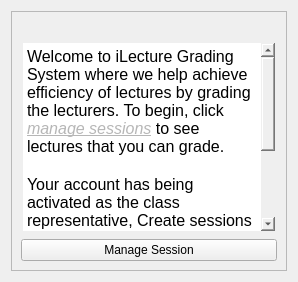
          <widget class="QWidget" name="cr_home">
           <layout class="QVBoxLayout" name="verticalLayout_16">
            <item>
             <widget class="QFrame" name="frame_6">
              <property name="frameShape">
               <enum>QFrame::StyledPanel</enum>
              </property>
              <property name="frameShadow">
               <enum>QFrame::Raised</enum>
              </property>
              <layout class="QVBoxLayout" name="verticalLayout_14">
               <item>
                <widget class="QLabel" name="label_12">
                 <property name="text">
                  <string/>
                 </property>
                 <property name="pixmap">
                  <pixmap>:/futminna</pixmap>
                 </property>
                 <property name="alignment">
                  <set>Qt::AlignCenter</set>
                 </property>
                </widget>
               </item>
               <item>
                <widget class="QTextBrowser" name="textBrowser_136">
                 <property name="styleSheet">
                  <string notr="true">border: 2px dashed #efefef;</string>
                 </property>
                 <property name="html">
                  <string>&lt;!DOCTYPE HTML PUBLIC &quot;-//W3C//DTD HTML 4.0//EN&quot; &quot;http://www.w3.org/TR/REC-html40/strict.dtd&quot;&gt;
&lt;html&gt;&lt;head&gt;&lt;meta name=&quot;qrichtext&quot; content=&quot;1&quot; /&gt;&lt;style type=&quot;text/css&quot;&gt;
p, li { white-space: pre-wrap; }
&lt;/style&gt;&lt;/head&gt;&lt;body style=&quot; font-family:'MS Shell Dlg 2'; font-size:8.25pt; font-weight:400; font-style:normal;&quot;&gt;
&lt;p style=&quot; margin-top:0px; margin-bottom:0px; margin-left:0px; margin-right:0px; -qt-block-indent:0; text-indent:0px;&quot;&gt;&lt;img src=&quot;:/home&quot; /&gt;&lt;span style=&quot; font-family:'Comic Sans MS'; font-size:12pt;&quot;&gt;Welcome to iLecture Grading System where we help achieve efficiency of lectures by grading the lecturers. To begin, click&lt;/span&gt;&lt;span style=&quot; font-family:'Comic Sans MS'; font-size:12pt; font-style:italic; text-decoration: underline; color:#919191;&quot;&gt; &lt;/span&gt;&lt;span style=&quot; font-family:'Comic Sans MS'; font-size:12pt;&quot;&gt; &lt;/span&gt;&lt;span style=&quot; font-family:'Comic Sans MS'; font-size:12pt; font-style:italic; text-decoration: underline; color:#b6b6b6;&quot;&gt;manage sessions&lt;/span&gt;&lt;span style=&quot; font-family:'Comic Sans MS'; font-size:12pt;&quot;&gt; to see lectures that you can grade.&lt;/span&gt;&lt;/p&gt;
&lt;p style=&quot;-qt-paragraph-type:empty; margin-top:0px; margin-bottom:0px; margin-left:0px; margin-right:0px; -qt-block-indent:0; text-indent:0px; font-family:'Comic Sans MS'; font-size:12pt;&quot;&gt;&lt;br /&gt;&lt;/p&gt;
&lt;p style=&quot; margin-top:0px; margin-bottom:0px; margin-left:0px; margin-right:0px; -qt-block-indent:0; text-indent:0px;&quot;&gt;&lt;span style=&quot; font-family:'Comic Sans MS'; font-size:12pt;&quot;&gt;Your account has being activated as the class representative, Create sessions for others to grade, lets make our lectures efficient.&lt;/span&gt;&lt;/p&gt;
&lt;p style=&quot;-qt-paragraph-type:empty; margin-top:0px; margin-bottom:0px; margin-left:0px; margin-right:0px; -qt-block-indent:0; text-indent:0px; font-family:'Comic Sans MS'; font-size:12pt;&quot;&gt;&lt;br /&gt;&lt;/p&gt;
&lt;p align=&quot;justify&quot; style=&quot; margin-top:0px; margin-bottom:0px; margin-left:0px; margin-right:0px; -qt-block-indent:0; text-indent:0px;&quot;&gt;&lt;span style=&quot; font-family:'Comic Sans MS'; font-size:12pt;&quot;&gt;For issues, contact our support team at:&lt;/span&gt;&lt;/p&gt;
&lt;p align=&quot;justify&quot; style=&quot; margin-top:0px; margin-bottom:0px; margin-left:0px; margin-right:0px; -qt-block-indent:0; text-indent:0px;&quot;&gt;&lt;span style=&quot; font-family:'Comic Sans MS'; font-size:12pt;&quot;&gt;	 &lt;/span&gt;&lt;span style=&quot; font-family:'Comic Sans MS'; font-size:12pt; font-weight:600; font-style:italic; text-decoration: underline; color:#dbddd8;&quot;&gt;iLectureGS@support.com&lt;/span&gt;&lt;/p&gt;&lt;/body&gt;&lt;/html&gt;</string>
                 </property>
                </widget>
               </item>
               <item>
                <widget class="QPushButton" name="manageSessionBtn">
                 <property name="text">
                  <string>Manage Session</string>
                 </property>
                </widget>
               </item>
              </layout>
             </widget>
            </item>
           </layout>
          </widget>
